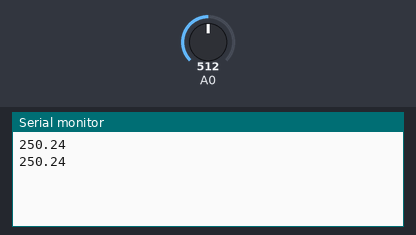
Recording of a sketch running on a simulated Arduino Uno, built with avr-gcc and run on an emulated ATmega328P. On the bench: the last lines printed to the serial monitor. Inputs (shaded band) come from the test bench; at power-on: A0 = 512. The modem accepts every AT command (registered, SIM ready, sends succeed) and sends nothing else.

Above: at 3.3 s.
3.4 s: A0 set to 716
At 5.4 s:
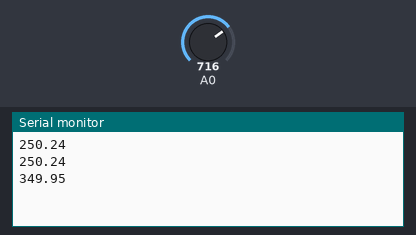
6.7 s: A0 set to 900
At 8.5 s:
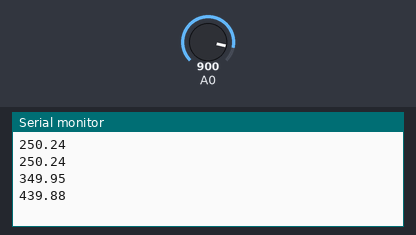
Timing chart, 0 to 10.0 s (numbered marks = the images above; inputs shaded):
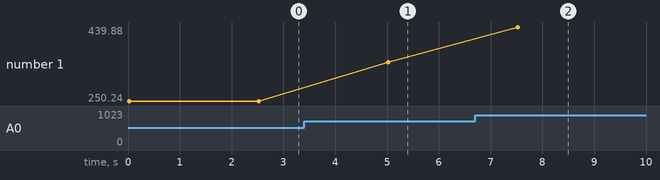

The sketch:

carte_1.ino
```cpp
#include <SoftwareSerial.h> // Import de la librairie SoftwareSerial

#define RxD 10 // Pin 10 (arduino RX --> carte Bluetooth TxD)
#define TxD 11 // Pin 11 (arduino TX- -> carte Bluetooth RxD)
#define Key 9 // Pin 9 (renommage carte Bluetooth)

SoftwareSerial BTSerie(RxD,TxD); // Simulation liaison Bluetooth

String ans = String(""); // Variable pour enregistrer des chaines de caractères

void setup()
{
  Serial.begin(38400); // Initialisation de la communication Série

  pinMode(RxD, INPUT); // Configuration RxD Bluetooth
  pinMode(TxD, OUTPUT); // Configuration TxD Bluetooth
  pinMode(Key, OUTPUT); // Configuration mode AT

  BTSerie.begin(38400); // Initialisation communication bluetooth

  digitalWrite(Key,HIGH);  // Activer le mode AT

  BTSerie.print("AT+ORGL\r\n"); // Configuration par défaut du périphérique Bluetooth
  BTSerie.print("AT+NAME?\r\n"); // Récupérer le nom du périphérique Bluetooth (vérification de la configuration par défaut)
  BTSerie.print("AT+NAME=BT-Carte1\r\n"); // Configurer le nom du périphérique Bluetooth
  BTSerie.print("AT+NAME?\r\n"); // Récupérer le nom du périphérique Bluetooth (vérification du renommage du périphérique)
  BTSerie.print("AT+STATE?\r\n"); // Récupération de l'état du périphérique Bluetooth

  // Serial.println("Command AT"); // affichage sur la liaison Série de chaque commande AT exécutée sur la liaison Bluetooth
  // ans = BTSerie.readString(); // récupération de la valeur de retour sur la liaison Bluetooth
  // Serial.println(ans); // affichage de la valeur de retour sur sur la liaison Série

  digitalWrite(Key,LOW); // Désactiver le mode AT
}

void loop()
{
  int temp = analogRead(A0); // Récupération et affichage de la température (pin A0)
  float temp_c = temp*(5.0/1023.0*100.0); // conversion en degré Celsius

  BTSerie.println(String(temp_c)); // Affichage de la température sur liaison Bluetooth
  Serial.println(String(temp_c)); // Affichage de la température sur liaison Serie

  delay(2500); // Attente pour la prochaine exécution
}
```

Measured:
- after the input at 3.4 s, the serial monitor: prints a new line after 1.6 s (image 1)
- after the input at 6.7 s, the serial monitor: prints a new line after 0.83 s (image 2)
- plotted number 1: 250.24 → 349.95 after the input at 3.4 s, 349.95 → 439.88 after the input at 6.7 s
